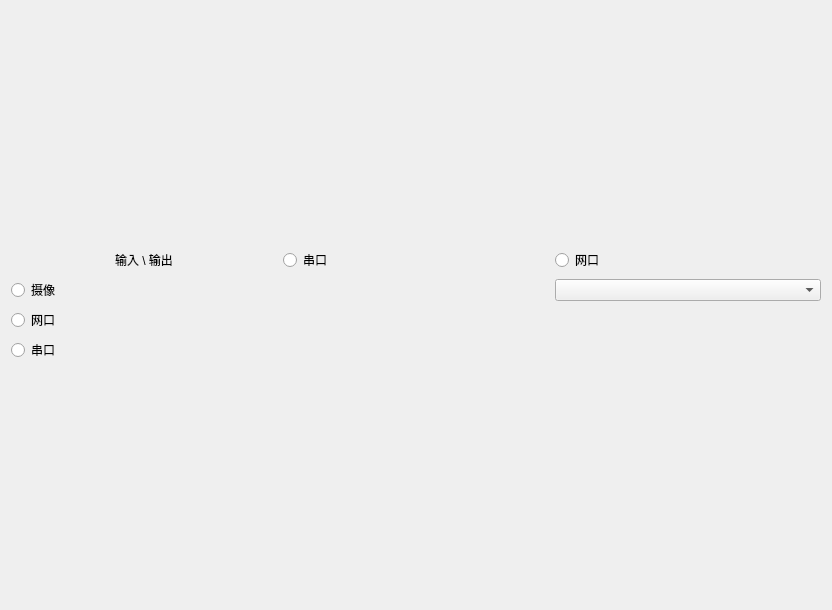
<?xml version="1.0" encoding="UTF-8"?>
<ui version="4.0">
 <class>flow_blck</class>
 <widget class="QWidget" name="flow_blck">
  <property name="geometry">
   <rect>
    <x>0</x>
    <y>0</y>
    <width>832</width>
    <height>610</height>
   </rect>
  </property>
  <property name="windowTitle">
   <string>Form</string>
  </property>
  <layout class="QVBoxLayout" name="verticalLayout" stretch="5">
   <item>
    <layout class="QGridLayout" name="gridLayout">
     <item row="1" column="0">
      <widget class="QRadioButton" name="ui_video_in">
       <property name="text">
        <string>摄像</string>
       </property>
      </widget>
     </item>
     <item row="2" column="0">
      <widget class="QRadioButton" name="ui_net_in">
       <property name="text">
        <string>网口</string>
       </property>
      </widget>
     </item>
     <item row="3" column="0">
      <widget class="QRadioButton" name="ui_uart_in">
       <property name="text">
        <string>串口</string>
       </property>
      </widget>
     </item>
     <item row="0" column="1">
      <widget class="QRadioButton" name="ui_uart_out">
       <property name="text">
        <string>串口</string>
       </property>
      </widget>
     </item>
     <item row="0" column="2">
      <widget class="QRadioButton" name="ui_net_out">
       <property name="text">
        <string>网口</string>
       </property>
      </widget>
     </item>
     <item row="0" column="0">
      <widget class="QLabel" name="label">
       <property name="text">
        <string>输入 \ 输出</string>
       </property>
       <property name="alignment">
        <set>Qt::AlignCenter</set>
       </property>
      </widget>
     </item>
     <item row="1" column="2">
      <widget class="QComboBox" name="ui_video_to_net"/>
     </item>
    </layout>
   </item>
  </layout>
 </widget>
 <resources/>
 <connections/>
</ui>
